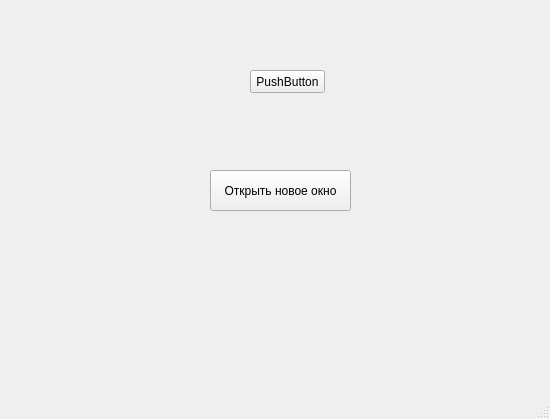
<?xml version="1.0" encoding="UTF-8"?>
<ui version="4.0">
 <class>MainWindow</class>
 <widget class="QMainWindow" name="MainWindow">
  <property name="geometry">
   <rect>
    <x>0</x>
    <y>0</y>
    <width>550</width>
    <height>419</height>
   </rect>
  </property>
  <property name="windowTitle">
   <string>MainWindow</string>
  </property>
  <widget class="QWidget" name="centralwidget">
   <widget class="QPushButton" name="pushButton">
    <property name="geometry">
     <rect>
      <x>210</x>
      <y>170</y>
      <width>141</width>
      <height>41</height>
     </rect>
    </property>
    <property name="text">
     <string>Открыть новое окно</string>
    </property>
   </widget>
   <widget class="QPushButton" name="pushButton_2">
    <property name="geometry">
     <rect>
      <x>250</x>
      <y>70</y>
      <width>75</width>
      <height>23</height>
     </rect>
    </property>
    <property name="text">
     <string>PushButton</string>
    </property>
   </widget>
  </widget>
  <widget class="QMenuBar" name="menubar">
   <property name="geometry">
    <rect>
     <x>0</x>
     <y>0</y>
     <width>550</width>
     <height>21</height>
    </rect>
   </property>
  </widget>
  <widget class="QStatusBar" name="statusbar"/>
 </widget>
 <resources/>
 <connections/>
</ui>
